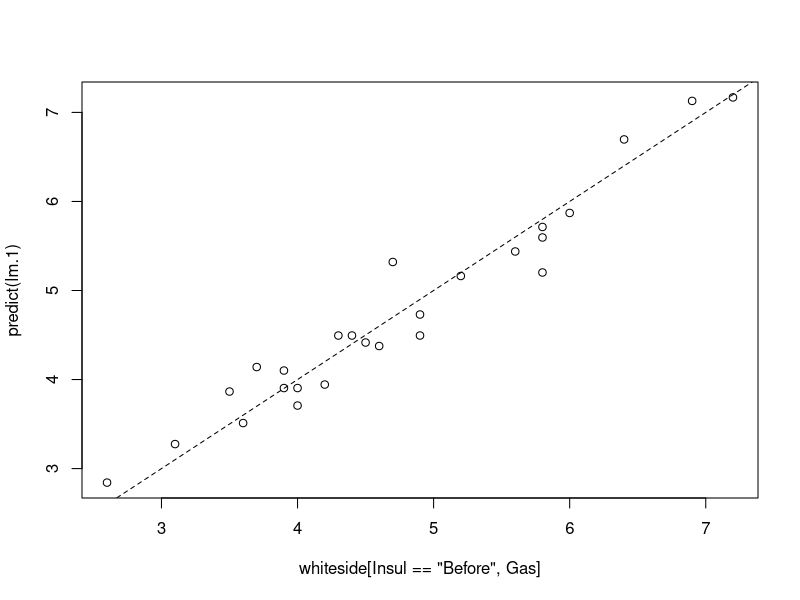

This chart was generated by the following R code: (Note: this script raises an error after producing the figure.)
## ---- chunk 1
library(MASS) # load the package
library(data.table) # for some data manipulations
data(whiteside) # load the data
head(whiteside) # inspect the data
## ---- chunk 2
whiteside <- data.table(whiteside)
lm.1 <- lm(Gas~Temp, data=whiteside[Insul=='Before']) # OLS estimation 
## ---- chunk 3
class(lm.1)
## ---- chunk 4
str(lm.1)
## ---- chunk 5
coef(lm.1)
## ---- chunk 6
plot(predict(lm.1)~whiteside[Insul=='Before',Gas])
abline(0,1, lty=2)
## ---- chunk 7
R2 <- function(y, y.hat){
  numerator <- (y-y.hat)^2 %>% sum
  denominator <- (y-mean(y))^2 %>% sum
  1-numerator/denominator
}
R2(y=whiteside[Insul=='Before',Gas], y.hat=predict(lm.1))
## ---- chunk 8
summary(lm.1)
## ---- chunk 9
plot(residuals(lm.1)~whiteside[Insul=='Before',Temp])
abline(0,0, lty=2)
## ---- chunk 10
lm.1.1 <- lm(Gas~I(Temp^2), data=whiteside[Insul=='Before',])
plot(residuals(lm.1.1)~whiteside[Insul=='Before',Temp]); abline(0,0, lty=2)
## ---- chunk 11
qqnorm(resid(lm.1))
## ---- chunk 12
qqnorm(runif(100))
## ---- chunk 13
summary.lm1 <- summary(lm.1)
coefs.lm1 <- summary.lm1$coefficients
coefs.lm1
## ---- chunk 14
coefs.lm1[2,1] + c(-2,2) * coefs.lm1[2,2]
## ---- chunk 15
head(swiss)
lm.5 <- lm(data=swiss, Fertility~Agriculture+Examination+Education+Catholic+Infant.Mortality)
summary(lm.5)
## ---- chunk 16
lm.5 <- lm(data=swiss, Fertility~.)
summary(lm.5)
## ---- chunk 17
twoWay <- read.csv('data/dataset_anova_twoWay_comparisons.csv')
head(twoWay)
## ---- chunk 18
table(twoWay$Treatment, twoWay$Age)
## ---- chunk 19
lm.2 <- lm(StressReduction~.,data=twoWay)
summary(lm.2)
## ---- chunk 20
model.matrix(lm.2) %>% lattice::levelplot()
## ---- chunk 21
anova(lm.2)
## ---- chunk 22
lm.2.2 <- aov(StressReduction~.,data=twoWay)
class(lm.2.2)
summary(lm.2.2)
## ---- chunk 23
lm.3 <- lm(StressReduction~Treatment+Age+Treatment:Age-1,data=twoWay)
## ---- chunk 24
summary(lm.3)
## ---- chunk 25
anova(lm.2,lm.3, test='F')
## ---- chunk 26
coef(summary(lm.2))
## ---- chunk 27
library(multcomp)
my.contrast <- matrix(c(-1,0,1,0,0), nrow =  1)
lm.4 <- glht(lm.2, linfct=my.contrast)
summary(lm.4)
